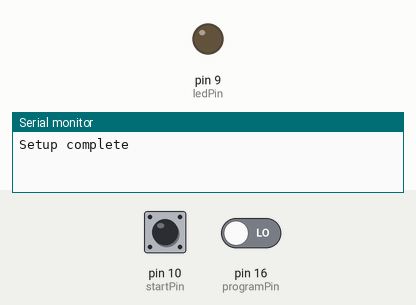
A sketch run on a simulated Arduino Uno, built with avr-gcc and run on an emulated ATmega328P. On the bench: output pins drawn as LEDs (lit = HIGH), the last lines printed to the serial monitor. The inputs (shaded band) are chosen by the test bench; at power-on: pin 10 (startPin) LOW, pin 16 (programPin) LOW.

Above: at 1.2 s.
1.3 s: pin 10 (startPin) pulled HIGH for 0.15 s
At 2.1 s:
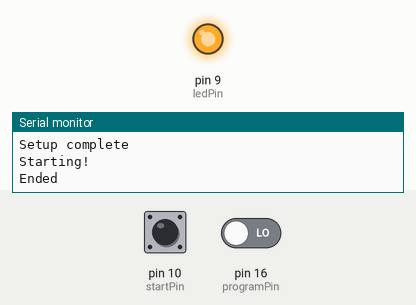
4.3 s: pin 16 (programPin) driven HIGH
Timing chart, 0 to 7.3 s (numbered marks = the images above; inputs shaded):
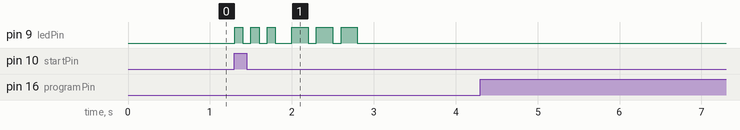

Measured:
- after the input at 1.3 s, pin 9 (ledPin): LOW → HIGH at once, → LOW 0.10 s later, → HIGH 0.10 s later, → LOW 0.10 s later, … (12 changes in this stretch)

The sketch:

egg_timer.ino
```cpp
int startPin = 10;
int programPin = 16;
int ledPin = 9;
int waitTime = 100;
void setup() {
  pinMode(ledPin, OUTPUT);
  pinMode(startPin, INPUT);
  pinMode(programPin, INPUT);
  Serial.begin(9600);
  Serial.println("Setup complete");
}

void loop() {
 if (digitalRead(programPin) == HIGH) {
  waitTime += 100;
  Serial.print("Wait time: ");
  Serial.println(waitTime);
  while(digitalRead(programPin) == HIGH) {};
 }
 if (digitalRead(startPin) == HIGH) {
  notifyStart();
  delay(waitTime);
  notifyEnd();
 }
}

void notifyStart() {
  Serial.println("Starting!");
  for (int i = 0; i < 3; i++) {
    digitalWrite(ledPin, HIGH);
    delay(100);
    digitalWrite(ledPin, LOW);
    delay(100);
  }
}


void notifyEnd() {
  Serial.println("Ended");
  for (int i = 0; i < 3; i++) {
    digitalWrite(ledPin, HIGH);
    delay(200);
    digitalWrite(ledPin, LOW);
    delay(100);
  }
  waitTime = 100;
}
```
